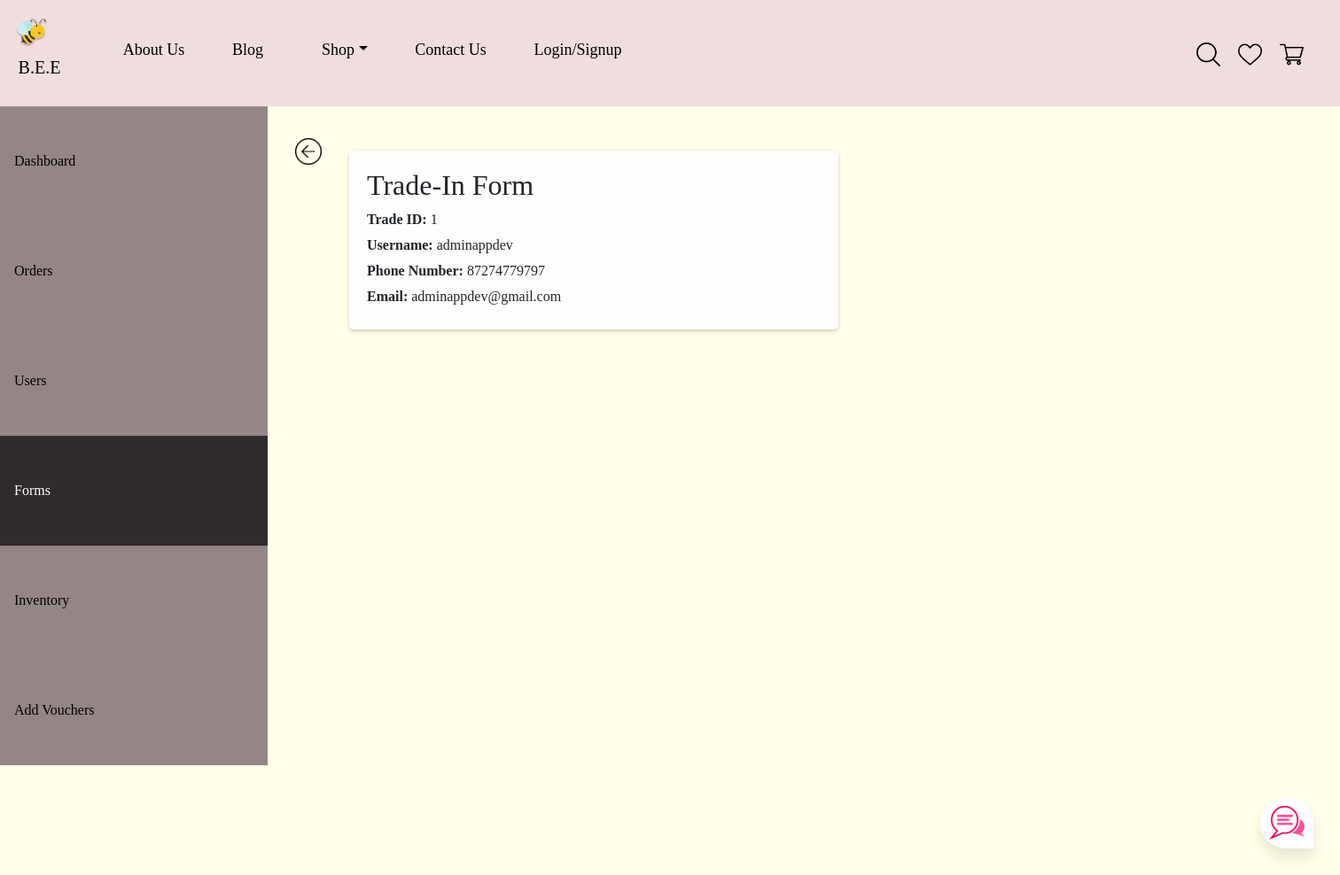
The page /retrieveform/1/adminappdev on the database as committed earlier.
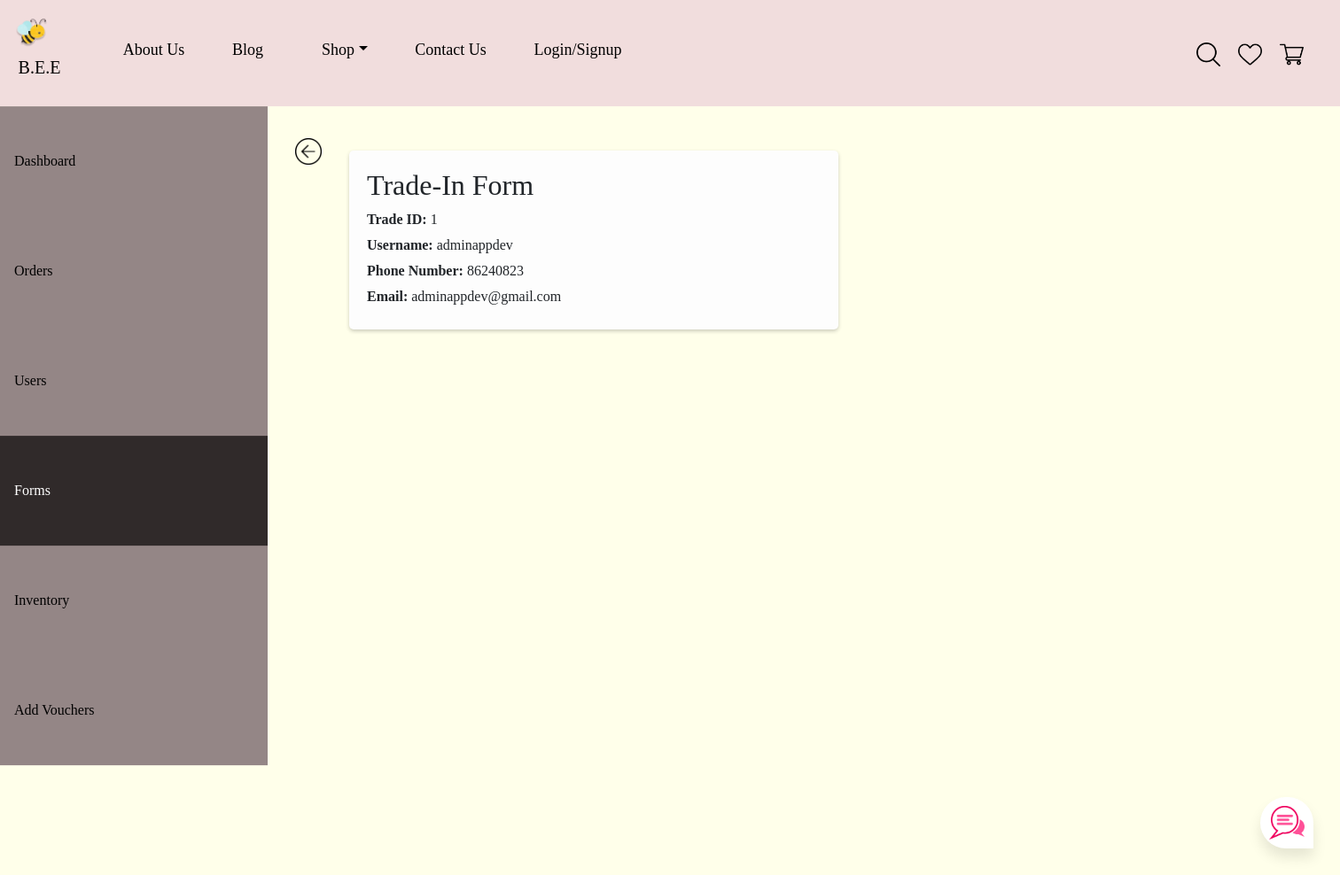
The same page on the database as committed later.
### tables this page shows
CREATE TABLE user (user_id INTEGER PRIMARY KEY AUTOINCREMENT, username VARCHAR(255) NOT NULL UNIQUE, email VARCHAR(255) NOT NULL UNIQUE, password INT(255) NOT NULL, phone_no INT(8), dob STRING, gender STRING, profile_pic LONGBLOB, datetime INT NOT NULL DEFAULT CURRENT_TIMESTAMP);

### app.py (the view)
@app.route('/retrieveform/<id>/<user>')
def retrieveform(id, user):
    con = sqlite3.connect('database.db')
    con.row_factory = sqlite3.Row
    cur = con.cursor()
    cur.execute('SELECT rowid, * FROM tradeinform WHERE tradein_id = ?', (id,))
    rows = cur.fetchall()
    cur.execute('SELECT rowid, * FROM user WHERE username = ?', (user,))
    user = cur.fetchall()
    con.close()
    return render_template('retrieveform.html', rows=rows, id=id, user=user)

### app.py (called while the page is built)
@app.teardown_appcontext
def close_connection(exception):
    db = getattr(g, '_database', None)
    if db is not None:
        db.close()

@app.before_request
def load_logged_in_user():
    user_id = session.get('user_id')
    if user_id is None:
        g.user = None
    else:
        g.user = get_db().execute(
            'SELECT * FROM user WHERE user_id = ?', (user_id,)
        ).fetchone()

### templates/retrieveform.html (shortened to what this page needs)
<!DOCTYPE html>
<html>
<head>
</head>
<body>
{% extends "base.html" %}
{% block content %}
<ul class="admin" style="float: left;">
  <li><a href="/admindashboard">Dashboard</a></li>
  <li>
    <a href="/orders">Orders</a>
  </li>
  <li><a  href="/users">Users</a></li>
  <li><a class="active" href="/forms">Forms</a></li>
  <li><a href="/admin_inventory">Inventory</a></li>
  <li><a href="/add_vouchers">Add Vouchers</a></li>
</ul>
<div class="backbtn"><a href="/forms" style="text-decoration: none;"><img src="/static/img/img_12.png" width="30px"></a></div>
<div style="margin-left:25%;padding:30px 16px;height:868px;">
  <div class="tradein-forms">
    <h2>Trade-In Form</h2>
    <p><b>Trade ID:</b> {{ id }}</p>
    {% for user in user %}
      <p><b>Username:</b> {{ user['username'] }}</p>
      <p><b>Phone Number:</b> {{ user['phone_no'] }}</p>
      <p><b>Email:</b> {{ user['email'] }}</p>
    {% endfor %}
  </div>
</div>
</body>
</html>
{% endblock %}

Rows that differ between the two databases and show on the page:
changed user "adminappdev": phone_no "87274779797" → "86240823"
